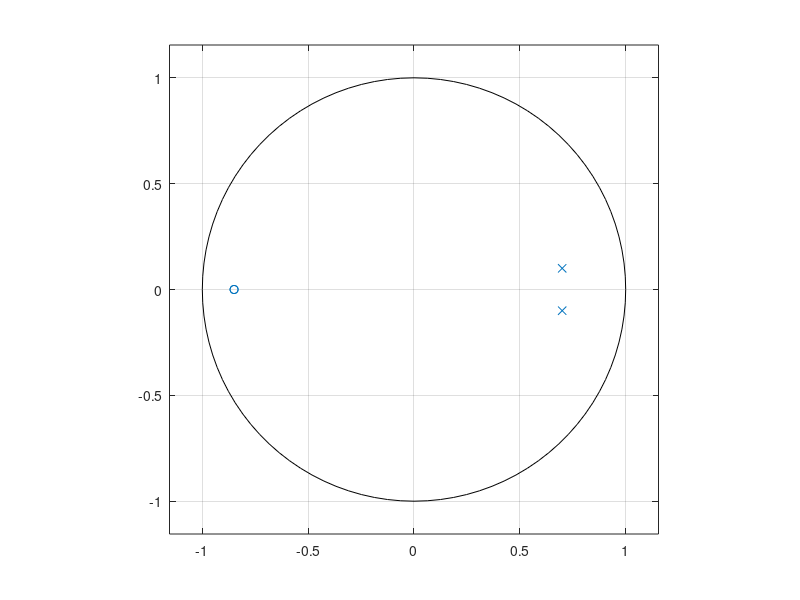
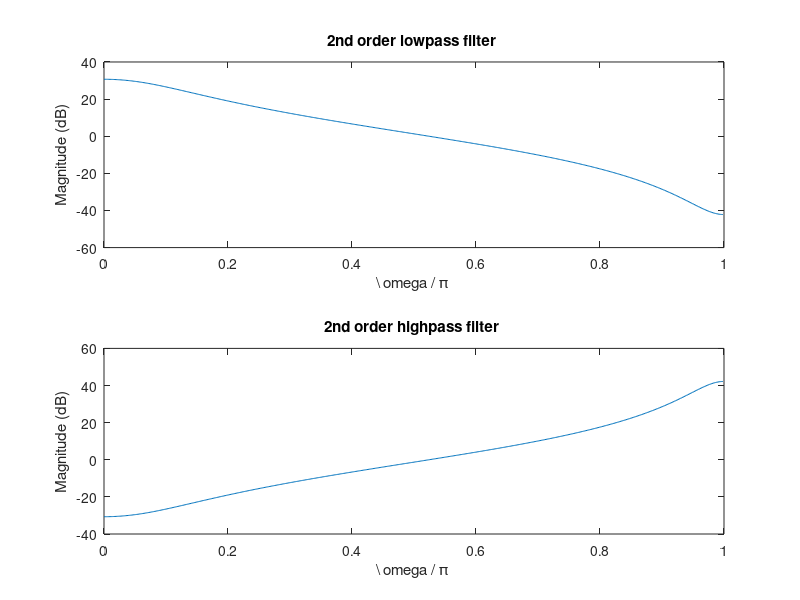

Write MATLAB code to recreate these figures, in order.
clc;
clearvars;
close all;

 % 2nd order low pass filter
 p1 = 0.7 + 0.1j; p2 = conj (p1);
 z1 = -.85 ; z2 = conj (z1);
 num = conv ([1 , -z1] , [ 1, -z2 ]);
 den = conv ([1 , -p1] , [ 1, -p2 ]);
 [h,w] = freqz (num , den);
 dB = mag2db ( abs(h));
figure ();
zplane(num, den);
 figure ();
 subplot (211) ; plot (w/pi ,dB); title ('2nd order lowpass filter ');
 xlabel ('\ omega / \pi '); ylabel ('Magnitude (dB)')

 % 2nd order high pass filter
 [h,w] = freqz (den , num);
 dB = mag2db ( abs(h));

 subplot (212) ; plot (w/pi ,dB); title ('2nd order highpass filter ');
 xlabel ('\ omega / \pi '); ylabel ('Magnitude (dB)')

